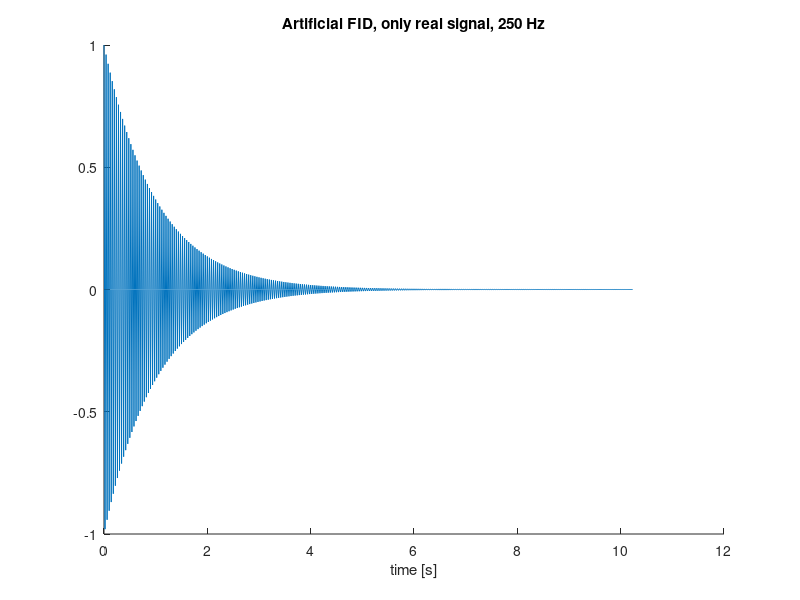
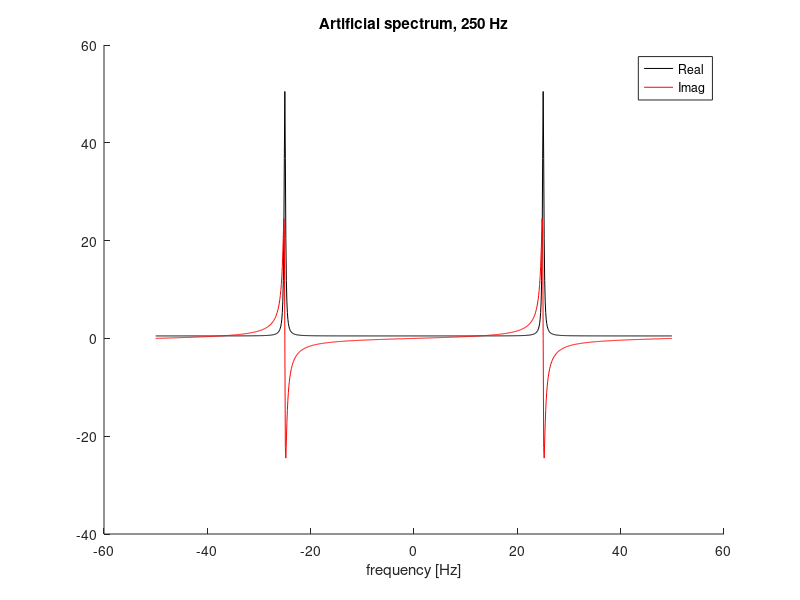
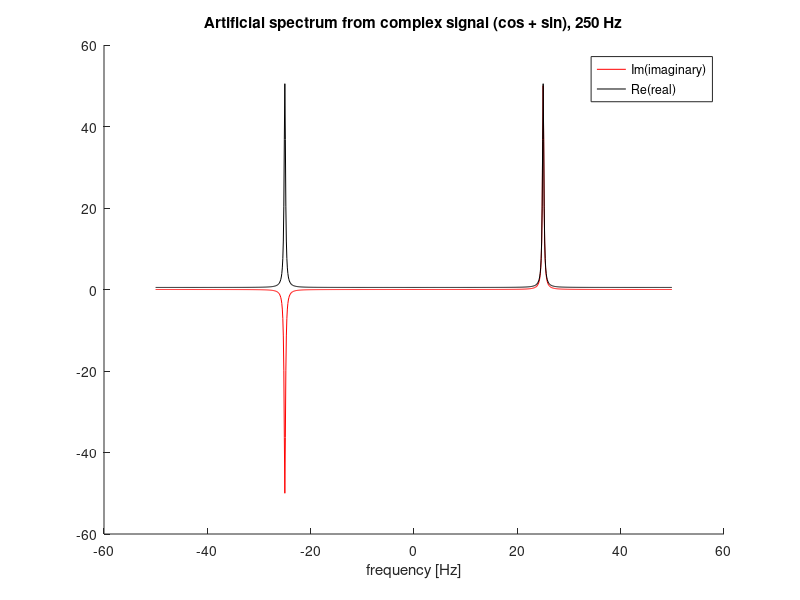
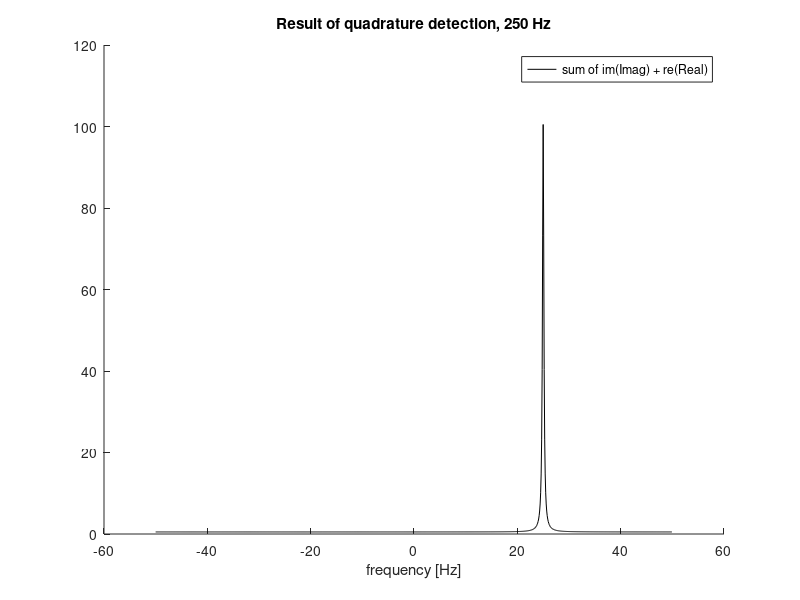

Write MATLAB code to recreate these figures, in order.
close all
clc
clear

v1 = -25; %Hz
% v2 = -30; %Hz
T  = 1;  %generic relaxation time T (s)
phi = 0; %phase

dw = 10e-3; %s
N = 2^10;    %sample points

w1 = v1*2*pi; %rad s-1
% w2 = v2*2*pi; %rad s-1
sampleF = 1/dw;
tAcq = dw*N;
SW = 0.5/dw;
dres = 1/tAcq;

t = (0:1:N-1)*dw;
f = (-0.5*N:1:0.5*N-1)/(N*dw);

FID = cos(t.*w1+phi).*exp(-t/T); %+cos(t.*w2+phi).*exp(-t/T);
Sminus = fft(FID);
% Sminus = fft(-FID);

v1 = 25; %Hz
% v2 = 30; %Hz
% T  = 1;  %generic relaxation time T (s)
% phi = 0; %phase
% 
% dw = 10e-3; %s
% N = 2^9;    %sample points
% 
w1 = v1*2*pi; %rad s-1
% w2 = v2*2*pi; %rad s-1
% sampleF = 1/dw;
% tAcq = dw*N;
% SW = 0.5/dw;
% dres = 1/tAcq;
% 
% t = (0:1:N-1)*dw;
% f = (-0.5*N:1:0.5*N-1)/(N*dw);

FID = cos(t.*w1+phi).*exp(-t/T); %+cos(t.*w2+phi).*exp(-t/T);
Splus = fft(FID);
% Sminus = fft(-FID);

figure(1)
hold on
plot(t,FID)
title('Artificial FID, only real signal, 250 Hz')
xlabel('time [s]')

figure(2)
hold on
plot(f,real(Splus),'-k')
plot(f,imag(Splus),'-r')
title('Artificial spectrum, 250 Hz')
xlabel('frequency [Hz]')
legend('Real','Imag')

%%
FIDi = sin(t.*w1+phi).*exp(-t/T); %+sin(t.*w2+phi).*exp(-t/T);

S_Re = Splus;
S_Im = fft(FIDi);

figure(3)
hold on
plot(f,imag(S_Im),'-r')
plot(f,real(S_Re),'-k')
legend('Im(imaginary)','Re(real)')
title('Artificial spectrum from complex signal (cos + sin), 250 Hz')
xlabel('frequency [Hz]')
%%

figure(4)
hold on
plot(f,real(S_Re)+imag(S_Im),'-k')
% plot(f,real(S_Re)-imag(S_Im),'-r')
title('Result of quadrature detection, 250 Hz')
legend('sum of im(Imag) + re(Real)')
xlabel('frequency [Hz]')